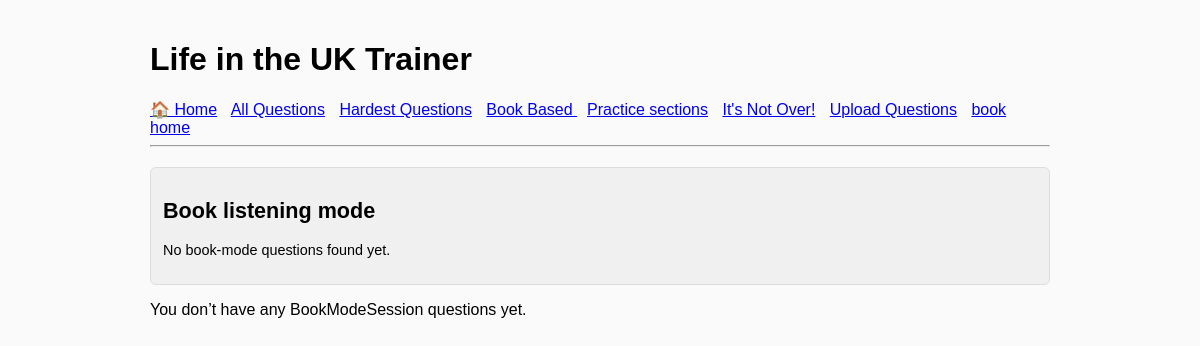
The app's page /quiz/book_based/listen/, older data.
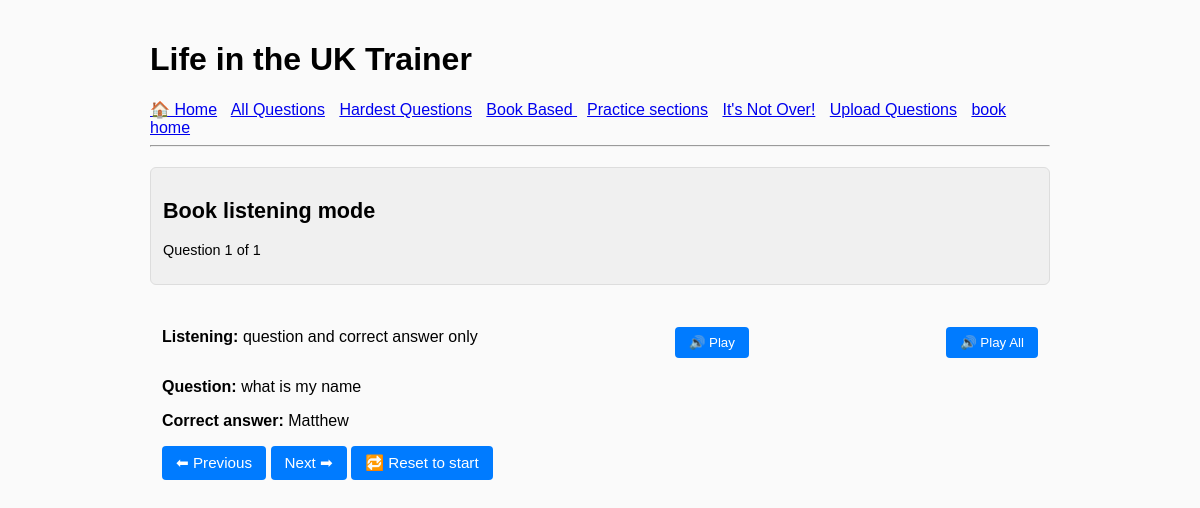
The same page, newer data.
### bookmode/models.py (models this page shows, shortened)
class BookModeSession(models.Model):
    question_text = models.TextField()
    correct_answer = models.CharField(max_length=255)
    distractors = models.TextField(blank=True)
    order_index = models.IntegerField(default=0)  # play in order
    has_played = models.BooleanField(default=False)  # tracking
    section = models.CharField(max_length=100, blank=True)  # optional grouping
    active = models.BooleanField(default=True)  # allow disabling

### bookmode/views.py (the view, shortened to what this page needs)
# urls.py: path("listen/", views.book_listen, name="book_listen"),
def book_listen(request):
    qs = BookModeSession.objects.order_by("id")
    total = qs.count()
    if total == 0:
        return render(
            request,
            "bookmode/book_listen.html",
            {
                "question": None,
                "index": 0,
                "total": 0,
                "all_questions": [],
            },
        )
    idx = request.session.get("listen_index", 0)
    q = qs[idx]
    context = {
        "question": q,
        "index": idx + 1,      # 1-based for display
        "total": total,
        "all_questions": qs,  # <-- THIS is what Play All needs
    }
    return render(request, "bookmode/book_listen.html", context)

### bookmode/templates/bookmode/book_listen.html (shortened to what this page needs)
{% extends "quiz/base.html" %}
{% block content %}
<div class="stats-box">
  <h2>Book listening mode</h2>
  {% if total > 0 %}
    <p>Question {{ index }} of {{ total }}</p>
  {% else %}
    <p>No book-mode questions found yet.</p>
  {% endif %}
</div>
{% if question %}
  <div class="quiz-block">
    <div class="question-header" style="display:flex; align-items:center; justify-content:space-between;">
      <p><strong>Listening:</strong> question and correct answer only</p>
      <button type="button"
              class="reader-btn"
              onclick="speakElement('listen-tts')">
        🔊 Play
      </button>
      <button type="button"
              class="reader-btn"
              onclick="speakElement('listen-all-tts')">
        🔊 Play All
      </button>
    </div>
    <p><strong>Question:</strong> {{ question.question_text|linebreaksbr }}</p>
    <p><strong>Correct answer:</strong> {{ question.correct_answer|linebreaksbr }}</p>
    <form method="post" style="margin-top:15px;">
      <button class="btn" name="action" value="prev" type="submit">⬅ Previous</button>
      <button class="btn" name="action" value="next" type="submit">Next ➡</button>
      <button class="btn" name="action" value="reset" type="submit">🔁 Reset to start</button>
    </form>
  </div>
{% else %}
  <p>You don’t have any BookModeSession questions yet.</p>
{% endif %}
{% endblock %}

### templates/quiz/base.html (shortened to what this page needs)
<!DOCTYPE html>
<html lang="en">
<head>
    {% load static %}
    <link rel="stylesheet" href="{% static 'quiz/style.css' %}">
</head>
<body>
<header>
    <h1>Life in the UK Trainer</h1>
    <nav>
        <a href="/">🏠 Home</a>
        <a href="/quiz/all/">All Questions</a>
        <a href="/quiz/hardest/">Hardest Questions</a>
        <a href="/quiz/book_based/">Book Based </a>
        <a href="/practice/">Practice sections</a>
        <a href="/drill/all/">It's Not Over!</a>
        <a href="/upload/">Upload Questions</a>
        <a href="/book_home">book home</a>
    </nav>
    <hr>
</header>
{% block content %}{% endblock %}
</body>
</html>

### quiz/static/quiz/style.css (style rules this page uses)
.stats-box { font-size: 0.9rem; padding: 0.75rem; border-radius: 8px; background: #f5f5f5; margin-bottom: 1rem; }
.btn { display: inline-block; padding: 0.5rem 0.75rem; border-radius: 6px; border: none; text-decoration: none; text-align: center; font-size: 0.95rem; cursor: pointer; }
.stats-box { border: 1px solid #ddd; border-radius: 6px; padding: 0.75rem; margin-bottom: 1rem; font-size: 0.9rem; background: #f9f9f9; }
.quiz-block { border-radius: 6px; padding: 0.75rem; }
.question-header { display: flex; align-items: center; justify-content: space-between; }

### templates/quiz/base.html (style rules this page uses)
body { font-family: Arial, sans-serif; max-width: 900px; margin: 0 auto; padding: 20px; background: #fafafa; }
header { margin-bottom: 20px; }
nav a { margin-right: 10px; }
.stats-box { background: #f0f0f0; padding: 12px; margin-bottom: 15px; border-radius: 6px; border: 1px solid #ddd; }
button, .btn { padding: 8px 14px; background: #007bff; border: none; border-radius: 4px; color: white; cursor: pointer; text-decoration: none; }
.reader-btn { margin-top: 10px; }

Row changes from the older to the newer data that the page shows:
added BookModeSession: question_text "what is my name", correct_answer "Matthew"
Text that changed along with them:
{{ index }}: (not shown) → "1"
{{ total }}: (not shown) → "1"
text no longer shown: "No book-mode questions found yet. You don’t have any BookModeSession questions yet."
text now shown: "Question of Listening: question and correct answer only 🔊 Play 🔊 Play All Question: Correct answer: ⬅ Previous Next ➡ 🔁 Reset to start"
